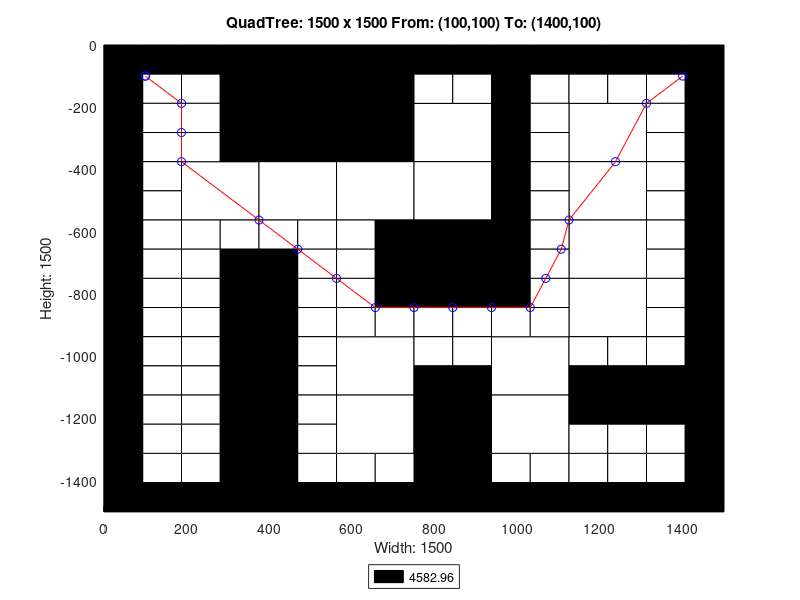

The MATLAB source for this figure:
axis([0 1500 -1500 0]);
title('QuadTree: 1500 x 1500 From: (100,100) To: (1400,100)');
xlabel('Width: 1500');
ylabel('Height: 1500');
rectangle('Position',[375 -375 375 375], 'FaceColor',[0 0 0]);
rectangle('Position',[187.5 -562.5 187.5 187.5], 'FaceColor',[1 1 1]);
rectangle('Position',[375 -562.5 187.5 187.5], 'FaceColor',[1 1 1]);
rectangle('Position',[562.5 -562.5 187.5 187.5], 'FaceColor',[1 1 1]);
rectangle('Position',[750 -375 187.5 187.5], 'FaceColor',[1 1 1]);
rectangle('Position',[1125 -375 187.5 187.5], 'FaceColor',[1 1 1]);
rectangle('Position',[750 -562.5 187.5 187.5], 'FaceColor',[1 1 1]);
rectangle('Position',[750 -750 187.5 187.5], 'FaceColor',[0 0 0]);
rectangle('Position',[1125 -562.5 187.5 187.5], 'FaceColor',[1 1 1]);
rectangle('Position',[1125 -750 187.5 187.5], 'FaceColor',[1 1 1]);
rectangle('Position',[562.5 -1125 187.5 187.5], 'FaceColor',[1 1 1]);
rectangle('Position',[562.5 -1312.5 187.5 187.5], 'FaceColor',[1 1 1]);
rectangle('Position',[937.5 -1125 187.5 187.5], 'FaceColor',[1 1 1]);
rectangle('Position',[1125 -937.5 187.5 187.5], 'FaceColor',[1 1 1]);
rectangle('Position',[750 -1312.5 187.5 187.5], 'FaceColor',[0 0 0]);
rectangle('Position',[937.5 -1312.5 187.5 187.5], 'FaceColor',[1 1 1]);
rectangle('Position',[750 -1500 187.5 187.5], 'FaceColor',[0 0 0]);
rectangle('Position',[0 -93.75 93.75 93.75], 'FaceColor',[0 0 0]);
rectangle('Position',[93.75 -93.75 93.75 93.75], 'FaceColor',[0 0 0]);
rectangle('Position',[0 -187.5 93.75 93.75], 'FaceColor',[0 0 0]);
rectangle('Position',[93.75 -187.5 93.75 93.75], 'FaceColor',[1 1 1]);
rectangle('Position',[187.5 -93.75 93.75 93.75], 'FaceColor',[0 0 0]);
rectangle('Position',[281.25 -93.75 93.75 93.75], 'FaceColor',[0 0 0]);
rectangle('Position',[187.5 -187.5 93.75 93.75], 'FaceColor',[1 1 1]);
rectangle('Position',[281.25 -187.5 93.75 93.75], 'FaceColor',[0 0 0]);
rectangle('Position',[0 -281.25 93.75 93.75], 'FaceColor',[0 0 0]);
rectangle('Position',[93.75 -281.25 93.75 93.75], 'FaceColor',[1 1 1]);
rectangle('Position',[0 -375 93.75 93.75], 'FaceColor',[0 0 0]);
rectangle('Position',[93.75 -375 93.75 93.75], 'FaceColor',[1 1 1]);
rectangle('Position',[187.5 -281.25 93.75 93.75], 'FaceColor',[1 1 1]);
rectangle('Position',[281.25 -281.25 93.75 93.75], 'FaceColor',[0 0 0]);
rectangle('Position',[187.5 -375 93.75 93.75], 'FaceColor',[1 1 1]);
rectangle('Position',[281.25 -375 93.75 93.75], 'FaceColor',[0 0 0]);
rectangle('Position',[0 -468.75 93.75 93.75], 'FaceColor',[0 0 0]);
rectangle('Position',[93.75 -468.75 93.75 93.75], 'FaceColor',[1 1 1]);
rectangle('Position',[0 -562.5 93.75 93.75], 'FaceColor',[0 0 0]);
rectangle('Position',[93.75 -562.5 93.75 93.75], 'FaceColor',[1 1 1]);
rectangle('Position',[0 -656.25 93.75 93.75], 'FaceColor',[0 0 0]);
rectangle('Position',[93.75 -656.25 93.75 93.75], 'FaceColor',[1 1 1]);
rectangle('Position',[0 -750 93.75 93.75], 'FaceColor',[0 0 0]);
rectangle('Position',[93.75 -750 93.75 93.75], 'FaceColor',[1 1 1]);
rectangle('Position',[187.5 -656.25 93.75 93.75], 'FaceColor',[1 1 1]);
rectangle('Position',[281.25 -656.25 93.75 93.75], 'FaceColor',[1 1 1]);
rectangle('Position',[187.5 -750 93.75 93.75], 'FaceColor',[1 1 1]);
rectangle('Position',[281.25 -750 93.75 93.75], 'FaceColor',[0 0 0]);
rectangle('Position',[375 -656.25 93.75 93.75], 'FaceColor',[1 1 1]);
rectangle('Position',[468.75 -656.25 93.75 93.75], 'FaceColor',[1 1 1]);
rectangle('Position',[375 -750 93.75 93.75], 'FaceColor',[0 0 0]);
rectangle('Position',[468.75 -750 93.75 93.75], 'FaceColor',[1 1 1]);
rectangle('Position',[562.5 -656.25 93.75 93.75], 'FaceColor',[1 1 1]);
rectangle('Position',[656.25 -656.25 93.75 93.75], 'FaceColor',[0 0 0]);
rectangle('Position',[562.5 -750 93.75 93.75], 'FaceColor',[1 1 1]);
rectangle('Position',[656.25 -750 93.75 93.75], 'FaceColor',[0 0 0]);
rectangle('Position',[750 -93.75 93.75 93.75], 'FaceColor',[0 0 0]);
rectangle('Position',[843.75 -93.75 93.75 93.75], 'FaceColor',[0 0 0]);
rectangle('Position',[750 -187.5 93.75 93.75], 'FaceColor',[1 1 1]);
rectangle('Position',[843.75 -187.5 93.75 93.75], 'FaceColor',[1 1 1]);
rectangle('Position',[937.5 -93.75 93.75 93.75], 'FaceColor',[0 0 0]);
rectangle('Position',[1031.25 -93.75 93.75 93.75], 'FaceColor',[0 0 0]);
rectangle('Position',[937.5 -187.5 93.75 93.75], 'FaceColor',[0 0 0]);
rectangle('Position',[1031.25 -187.5 93.75 93.75], 'FaceColor',[1 1 1]);
rectangle('Position',[937.5 -281.25 93.75 93.75], 'FaceColor',[0 0 0]);
rectangle('Position',[1031.25 -281.25 93.75 93.75], 'FaceColor',[1 1 1]);
rectangle('Position',[937.5 -375 93.75 93.75], 'FaceColor',[0 0 0]);
rectangle('Position',[1031.25 -375 93.75 93.75], 'FaceColor',[1 1 1]);
rectangle('Position',[1125 -93.75 93.75 93.75], 'FaceColor',[0 0 0]);
rectangle('Position',[1218.75 -93.75 93.75 93.75], 'FaceColor',[0 0 0]);
rectangle('Position',[1125 -187.5 93.75 93.75], 'FaceColor',[1 1 1]);
rectangle('Position',[1218.75 -187.5 93.75 93.75], 'FaceColor',[1 1 1]);
rectangle('Position',[1312.5 -93.75 93.75 93.75], 'FaceColor',[0 0 0]);
rectangle('Position',[1406.25 -93.75 93.75 93.75], 'FaceColor',[0 0 0]);
rectangle('Position',[1312.5 -187.5 93.75 93.75], 'FaceColor',[1 1 1]);
rectangle('Position',[1406.25 -187.5 93.75 93.75], 'FaceColor',[0 0 0]);
rectangle('Position',[1312.5 -281.25 93.75 93.75], 'FaceColor',[1 1 1]);
rectangle('Position',[1406.25 -281.25 93.75 93.75], 'FaceColor',[0 0 0]);
rectangle('Position',[1312.5 -375 93.75 93.75], 'FaceColor',[1 1 1]);
rectangle('Position',[1406.25 -375 93.75 93.75], 'FaceColor',[0 0 0]);
rectangle('Position',[937.5 -468.75 93.75 93.75], 'FaceColor',[0 0 0]);
rectangle('Position',[1031.25 -468.75 93.75 93.75], 'FaceColor',[1 1 1]);
rectangle('Position',[937.5 -562.5 93.75 93.75], 'FaceColor',[0 0 0]);
rectangle('Position',[1031.25 -562.5 93.75 93.75], 'FaceColor',[1 1 1]);
rectangle('Position',[937.5 -656.25 93.75 93.75], 'FaceColor',[0 0 0]);
rectangle('Position',[1031.25 -656.25 93.75 93.75], 'FaceColor',[1 1 1]);
rectangle('Position',[937.5 -750 93.75 93.75], 'FaceColor',[0 0 0]);
rectangle('Position',[1031.25 -750 93.75 93.75], 'FaceColor',[1 1 1]);
rectangle('Position',[1312.5 -468.75 93.75 93.75], 'FaceColor',[1 1 1]);
rectangle('Position',[1406.25 -468.75 93.75 93.75], 'FaceColor',[0 0 0]);
rectangle('Position',[1312.5 -562.5 93.75 93.75], 'FaceColor',[1 1 1]);
rectangle('Position',[1406.25 -562.5 93.75 93.75], 'FaceColor',[0 0 0]);
rectangle('Position',[1312.5 -656.25 93.75 93.75], 'FaceColor',[1 1 1]);
rectangle('Position',[1406.25 -656.25 93.75 93.75], 'FaceColor',[0 0 0]);
rectangle('Position',[1312.5 -750 93.75 93.75], 'FaceColor',[1 1 1]);
rectangle('Position',[1406.25 -750 93.75 93.75], 'FaceColor',[0 0 0]);
rectangle('Position',[0 -843.75 93.75 93.75], 'FaceColor',[0 0 0]);
rectangle('Position',[93.75 -843.75 93.75 93.75], 'FaceColor',[1 1 1]);
rectangle('Position',[0 -937.5 93.75 93.75], 'FaceColor',[0 0 0]);
rectangle('Position',[93.75 -937.5 93.75 93.75], 'FaceColor',[1 1 1]);
rectangle('Position',[187.5 -843.75 93.75 93.75], 'FaceColor',[1 1 1]);
rectangle('Position',[281.25 -843.75 93.75 93.75], 'FaceColor',[0 0 0]);
rectangle('Position',[187.5 -937.5 93.75 93.75], 'FaceColor',[1 1 1]);
rectangle('Position',[281.25 -937.5 93.75 93.75], 'FaceColor',[0 0 0]);
rectangle('Position',[0 -1031.25 93.75 93.75], 'FaceColor',[0 0 0]);
rectangle('Position',[93.75 -1031.25 93.75 93.75], 'FaceColor',[1 1 1]);
rectangle('Position',[0 -1125 93.75 93.75], 'FaceColor',[0 0 0]);
rectangle('Position',[93.75 -1125 93.75 93.75], 'FaceColor',[1 1 1]);
rectangle('Position',[187.5 -1031.25 93.75 93.75], 'FaceColor',[1 1 1]);
rectangle('Position',[281.25 -1031.25 93.75 93.75], 'FaceColor',[0 0 0]);
rectangle('Position',[187.5 -1125 93.75 93.75], 'FaceColor',[1 1 1]);
rectangle('Position',[281.25 -1125 93.75 93.75], 'FaceColor',[0 0 0]);
rectangle('Position',[375 -843.75 93.75 93.75], 'FaceColor',[0 0 0]);
rectangle('Position',[468.75 -843.75 93.75 93.75], 'FaceColor',[1 1 1]);
rectangle('Position',[375 -937.5 93.75 93.75], 'FaceColor',[0 0 0]);
rectangle('Position',[468.75 -937.5 93.75 93.75], 'FaceColor',[1 1 1]);
rectangle('Position',[562.5 -843.75 93.75 93.75], 'FaceColor',[1 1 1]);
rectangle('Position',[656.25 -843.75 93.75 93.75], 'FaceColor',[0 0 0]);
rectangle('Position',[562.5 -937.5 93.75 93.75], 'FaceColor',[1 1 1]);
rectangle('Position',[656.25 -937.5 93.75 93.75], 'FaceColor',[1 1 1]);
rectangle('Position',[375 -1031.25 93.75 93.75], 'FaceColor',[0 0 0]);
rectangle('Position',[468.75 -1031.25 93.75 93.75], 'FaceColor',[1 1 1]);
rectangle('Position',[375 -1125 93.75 93.75], 'FaceColor',[0 0 0]);
rectangle('Position',[468.75 -1125 93.75 93.75], 'FaceColor',[1 1 1]);
rectangle('Position',[0 -1218.75 93.75 93.75], 'FaceColor',[0 0 0]);
rectangle('Position',[93.75 -1218.75 93.75 93.75], 'FaceColor',[1 1 1]);
rectangle('Position',[0 -1312.5 93.75 93.75], 'FaceColor',[0 0 0]);
rectangle('Position',[93.75 -1312.5 93.75 93.75], 'FaceColor',[1 1 1]);
rectangle('Position',[187.5 -1218.75 93.75 93.75], 'FaceColor',[1 1 1]);
rectangle('Position',[281.25 -1218.75 93.75 93.75], 'FaceColor',[0 0 0]);
rectangle('Position',[187.5 -1312.5 93.75 93.75], 'FaceColor',[1 1 1]);
rectangle('Position',[281.25 -1312.5 93.75 93.75], 'FaceColor',[0 0 0]);
rectangle('Position',[0 -1406.25 93.75 93.75], 'FaceColor',[0 0 0]);
rectangle('Position',[93.75 -1406.25 93.75 93.75], 'FaceColor',[1 1 1]);
rectangle('Position',[0 -1500 93.75 93.75], 'FaceColor',[0 0 0]);
rectangle('Position',[93.75 -1500 93.75 93.75], 'FaceColor',[0 0 0]);
rectangle('Position',[187.5 -1406.25 93.75 93.75], 'FaceColor',[1 1 1]);
rectangle('Position',[281.25 -1406.25 93.75 93.75], 'FaceColor',[0 0 0]);
rectangle('Position',[187.5 -1500 93.75 93.75], 'FaceColor',[0 0 0]);
rectangle('Position',[281.25 -1500 93.75 93.75], 'FaceColor',[0 0 0]);
rectangle('Position',[375 -1218.75 93.75 93.75], 'FaceColor',[0 0 0]);
rectangle('Position',[468.75 -1218.75 93.75 93.75], 'FaceColor',[1 1 1]);
rectangle('Position',[375 -1312.5 93.75 93.75], 'FaceColor',[0 0 0]);
rectangle('Position',[468.75 -1312.5 93.75 93.75], 'FaceColor',[1 1 1]);
rectangle('Position',[375 -1406.25 93.75 93.75], 'FaceColor',[0 0 0]);
rectangle('Position',[468.75 -1406.25 93.75 93.75], 'FaceColor',[1 1 1]);
rectangle('Position',[375 -1500 93.75 93.75], 'FaceColor',[0 0 0]);
rectangle('Position',[468.75 -1500 93.75 93.75], 'FaceColor',[0 0 0]);
rectangle('Position',[562.5 -1406.25 93.75 93.75], 'FaceColor',[1 1 1]);
rectangle('Position',[656.25 -1406.25 93.75 93.75], 'FaceColor',[1 1 1]);
rectangle('Position',[562.5 -1500 93.75 93.75], 'FaceColor',[0 0 0]);
rectangle('Position',[656.25 -1500 93.75 93.75], 'FaceColor',[0 0 0]);
rectangle('Position',[750 -843.75 93.75 93.75], 'FaceColor',[0 0 0]);
rectangle('Position',[843.75 -843.75 93.75 93.75], 'FaceColor',[0 0 0]);
rectangle('Position',[750 -937.5 93.75 93.75], 'FaceColor',[1 1 1]);
rectangle('Position',[843.75 -937.5 93.75 93.75], 'FaceColor',[1 1 1]);
rectangle('Position',[937.5 -843.75 93.75 93.75], 'FaceColor',[0 0 0]);
rectangle('Position',[1031.25 -843.75 93.75 93.75], 'FaceColor',[1 1 1]);
rectangle('Position',[937.5 -937.5 93.75 93.75], 'FaceColor',[1 1 1]);
rectangle('Position',[1031.25 -937.5 93.75 93.75], 'FaceColor',[1 1 1]);
rectangle('Position',[750 -1031.25 93.75 93.75], 'FaceColor',[1 1 1]);
rectangle('Position',[843.75 -1031.25 93.75 93.75], 'FaceColor',[1 1 1]);
rectangle('Position',[750 -1125 93.75 93.75], 'FaceColor',[0 0 0]);
rectangle('Position',[843.75 -1125 93.75 93.75], 'FaceColor',[0 0 0]);
rectangle('Position',[1312.5 -843.75 93.75 93.75], 'FaceColor',[1 1 1]);
rectangle('Position',[1406.25 -843.75 93.75 93.75], 'FaceColor',[0 0 0]);
rectangle('Position',[1312.5 -937.5 93.75 93.75], 'FaceColor',[1 1 1]);
rectangle('Position',[1406.25 -937.5 93.75 93.75], 'FaceColor',[0 0 0]);
rectangle('Position',[1125 -1031.25 93.75 93.75], 'FaceColor',[1 1 1]);
rectangle('Position',[1218.75 -1031.25 93.75 93.75], 'FaceColor',[1 1 1]);
rectangle('Position',[1125 -1125 93.75 93.75], 'FaceColor',[0 0 0]);
rectangle('Position',[1218.75 -1125 93.75 93.75], 'FaceColor',[0 0 0]);
rectangle('Position',[1312.5 -1031.25 93.75 93.75], 'FaceColor',[1 1 1]);
rectangle('Position',[1406.25 -1031.25 93.75 93.75], 'FaceColor',[0 0 0]);
rectangle('Position',[1312.5 -1125 93.75 93.75], 'FaceColor',[0 0 0]);
rectangle('Position',[1406.25 -1125 93.75 93.75], 'FaceColor',[0 0 0]);
rectangle('Position',[937.5 -1406.25 93.75 93.75], 'FaceColor',[1 1 1]);
rectangle('Position',[1031.25 -1406.25 93.75 93.75], 'FaceColor',[1 1 1]);
rectangle('Position',[937.5 -1500 93.75 93.75], 'FaceColor',[0 0 0]);
rectangle('Position',[1031.25 -1500 93.75 93.75], 'FaceColor',[0 0 0]);
rectangle('Position',[1125 -1218.75 93.75 93.75], 'FaceColor',[0 0 0]);
rectangle('Position',[1218.75 -1218.75 93.75 93.75], 'FaceColor',[0 0 0]);
rectangle('Position',[1125 -1312.5 93.75 93.75], 'FaceColor',[1 1 1]);
rectangle('Position',[1218.75 -1312.5 93.75 93.75], 'FaceColor',[1 1 1]);
rectangle('Position',[1312.5 -1218.75 93.75 93.75], 'FaceColor',[0 0 0]);
rectangle('Position',[1406.25 -1218.75 93.75 93.75], 'FaceColor',[0 0 0]);
rectangle('Position',[1312.5 -1312.5 93.75 93.75], 'FaceColor',[1 1 1]);
rectangle('Position',[1406.25 -1312.5 93.75 93.75], 'FaceColor',[0 0 0]);
rectangle('Position',[1125 -1406.25 93.75 93.75], 'FaceColor',[1 1 1]);
rectangle('Position',[1218.75 -1406.25 93.75 93.75], 'FaceColor',[1 1 1]);
rectangle('Position',[1125 -1500 93.75 93.75], 'FaceColor',[0 0 0]);
rectangle('Position',[1218.75 -1500 93.75 93.75], 'FaceColor',[0 0 0]);
rectangle('Position',[1312.5 -1406.25 93.75 93.75], 'FaceColor',[1 1 1]);
rectangle('Position',[1406.25 -1406.25 93.75 93.75], 'FaceColor',[0 0 0]);
rectangle('Position',[1312.5 -1500 93.75 93.75], 'FaceColor',[0 0 0]);
rectangle('Position',[1406.25 -1500 93.75 93.75], 'FaceColor',[0 0 0]);
X=[1400,1312.5,1237.5,1125,1106.25,1068.75,1031.25,937.5,843.75,750,656.25,562.5,468.75,375,187.5,187.5,187.5,100,100];
Y=[-100,-187.5,-375,-562.5,-656.25,-750,-843.75,-843.75,-843.75,-843.75,-843.75,-750,-656.25,-562.5,-375,-281.25,-187.5,-100,-100];
hold on;
plot(X,Y,'r');
plot(X,Y,'bo');
legend('4582.96','Location','southoutside');
